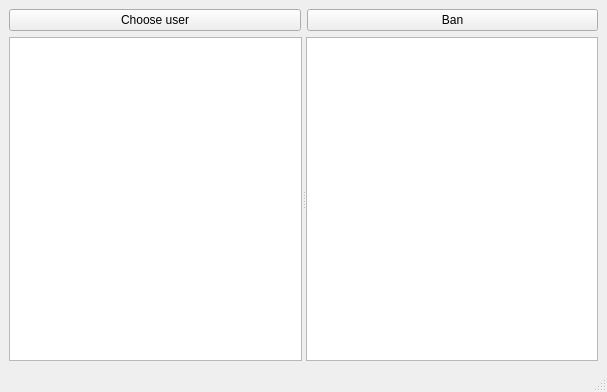
<?xml version="1.0" encoding="UTF-8"?>
<ui version="4.0">
 <class>MainWindow</class>
 <widget class="QMainWindow" name="MainWindow">
  <property name="geometry">
   <rect>
    <x>0</x>
    <y>0</y>
    <width>607</width>
    <height>392</height>
   </rect>
  </property>
  <property name="windowTitle">
   <string>MainWindow</string>
  </property>
  <widget class="QWidget" name="centralwidget">
   <layout class="QVBoxLayout" name="verticalLayout" stretch="0,1">
    <item>
     <layout class="QHBoxLayout" name="horizontalLayout">
      <item>
       <widget class="QPushButton" name="Choose_userButton">
        <property name="text">
         <string>Choose user</string>
        </property>
       </widget>
      </item>
      <item>
       <widget class="QPushButton" name="BanButton">
        <property name="text">
         <string>Ban</string>
        </property>
       </widget>
      </item>
     </layout>
    </item>
    <item>
     <widget class="QSplitter" name="splitter">
      <property name="orientation">
       <enum>Qt::Horizontal</enum>
      </property>
      <widget class="QTextBrowser" name="commonChatBrowser"/>
      <widget class="QTextBrowser" name="privateChatBrowser"/>
     </widget>
    </item>
   </layout>
  </widget>
  <widget class="QStatusBar" name="statusbar"/>
  <action name="actionOpen_another_client">
   <property name="text">
    <string>Open another client</string>
   </property>
  </action>
  <action name="actionCloseThisClient">
   <property name="text">
    <string>Close this client</string>
   </property>
  </action>
 </widget>
 <resources/>
 <connections/>
</ui>
